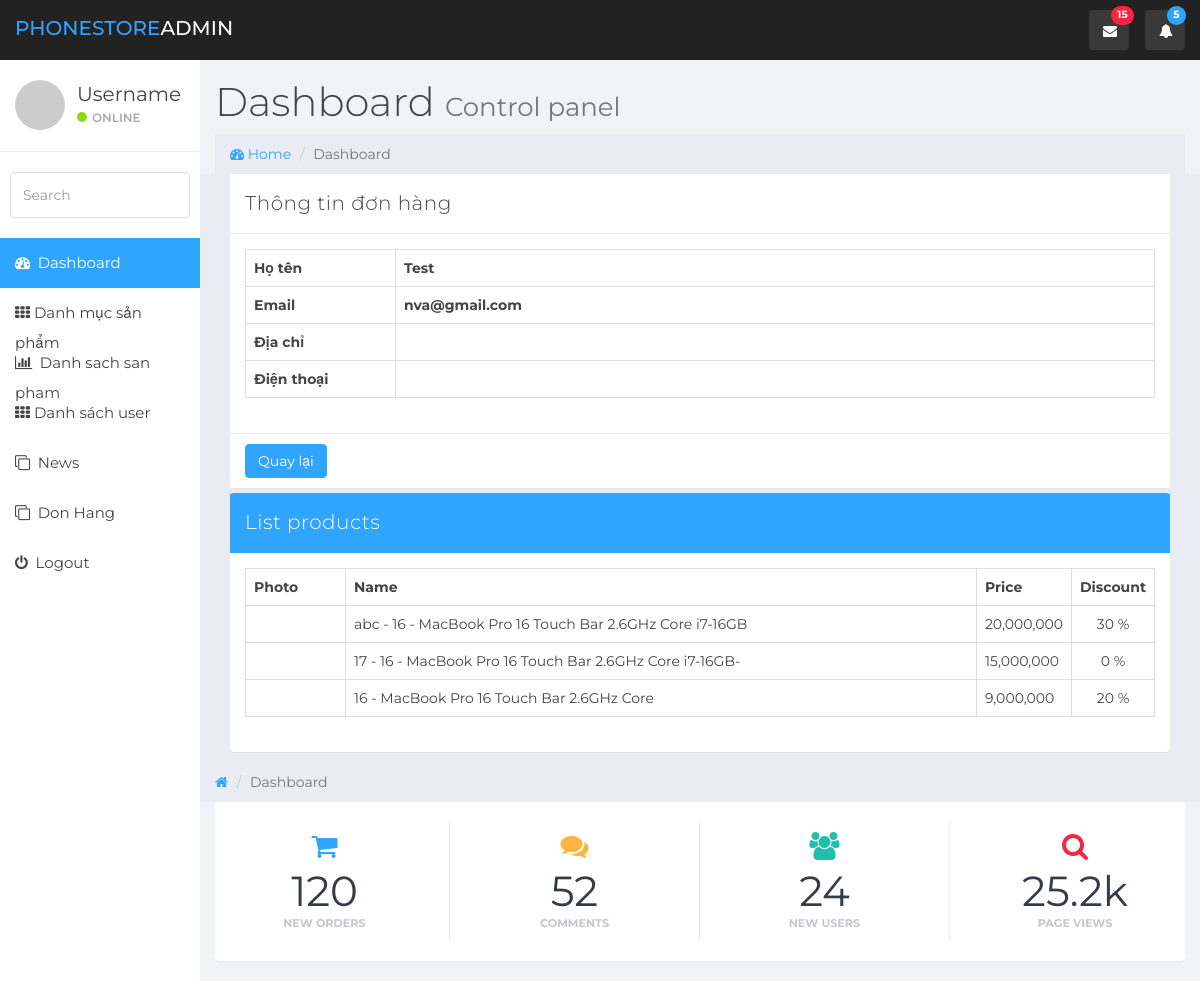
The page /admin/index.php?controller=orders&action=detail&id=13 (signed in) on the database its author committed.
### tables this page shows
CREATE TABLE `customers` (
  `id` int(11) NOT NULL,
  `name` varchar(500) NOT NULL,
  `email` varchar(500) NOT NULL,
  `address` varchar(500) NOT NULL,
  `phone` varchar(500) NOT NULL,
  `password` varchar(500) NOT NULL
);

CREATE TABLE `orderdetails` (
  `id` int(11) NOT NULL,
  `order_id` int(11) NOT NULL,
  `product_id` int(11) NOT NULL,
  `quantity` int(11) NOT NULL,
  `price` float NOT NULL
);

CREATE TABLE `products` (
  `id` int(11) NOT NULL,
  `name` varchar(500) NOT NULL,
  `description` varchar(4000) NOT NULL,
  `content` text NOT NULL,
  `hot` int(11) NOT NULL DEFAULT 0,
  `photo` varchar(500) NOT NULL,
  `price` float NOT NULL,
  `discount` int(11) NOT NULL,
  `category_id` int(11) NOT NULL
);

### admin/controllers/OrdersController.php (called while the page is built, shortened)
<?php
	include "models/OrdersModel.php";
	class OrdersController extends Controller{
		public function detail(){
			$id = isset($_GET['id']) ? $_GET['id'] : 0;
			$data = $this->modelOrdersDetail($id);
			$this->loadView("OrdersDetailView.php",["data"=>$data,"id"=>$id]);
		}
	}
 ?>

### admin/models/OrdersModel.php (called while the page is built, shortened)
<?php
	trait OrdersModel{
		public function modelOrdersDetail($order_id){
			$conn = Connection::getInstance();
			$query = $conn->prepare("select * from orderdetails where order_id = :var_order_id");
			$query->execute(["var_order_id"=>$order_id]);
			return $query->fetchAll();
		}
		public function modelGetProduct($product_id){
			$conn = Connection::getInstance();
			$query = $conn->prepare("select * from products where id = :var_product_id");
			$query->execute(["var_product_id"=>$product_id]);
			return $query->fetch();
		}
	}
 ?>

### admin/views/OrdersDetailView.php (the view, shortened to what this page needs)
 <?php
    $conn = Connection::getInstance();
    $query = $conn->query("select * from customers where id = (select customer_id from orders where id=$id limit 0,1)");
    $customer = $query->fetch();
  ?>
<div class="col-md-12">
    <div class="panel panel-default" style="margin-bottom:5px;">
        <div class="panel-heading">Thông tin đơn hàng</div>
        <div class="panel-body">
            <table class="table table-bordered">
                <tr>
                    <th style="width:150px;">Họ tên</th>
                    <th><?php echo $customer->name; ?></th>
                </tr>
                <tr>
                    <th style="width:150px;">Email</th>
                    <th><?php echo $customer->email; ?></th>
                </tr>
                <tr>
                    <th style="width:150px;">Địa chỉ</th>
                    <th><?php echo $customer->address; ?></th>
                </tr>
                <tr>
                    <th style="width:150px;">Điện thoại</th>
                    <th><?php echo $customer->phone; ?></th>
                </tr>
            </table>
        </div>
        <div class="panel-footer"><a href="#" onclick="history.go(-1);" class="btn btn-primary">Quay lại</a></div>
    </div>
    <div class="panel panel-primary">
        <div class="panel-heading">List products</div>
        <div class="panel-body">
            <table class="table table-bordered table-hover">
                <tr>
                    <th style="width:100px;">Photo</th>
                    <th>Name</th>
                    <th style="width:80px;">Price</th>
                    <th style="width:80px;">Discount</th>
                </tr>
                <?php foreach($data as $rows): ?>
                    <?php $product = $this->modelGetProduct($rows->product_id); ?>
                <tr>
                    <td>
                    </td>
                    <td><?php echo $product->name; ?></td>
                    <td><?php echo number_format($product->price); ?></td>
                    <td style="text-align:center;"><?php echo $product->discount; ?> %</td>
                </tr>
                <?php endforeach; ?>
            </table>
        </div>
    </div>
</div>

### admin/css/styles.css (style rules this page uses)
body { background: #f1f4f7; padding-top: 60px; font-size: 14px; color: #444444; font-family: "Montserrat", "Helvetica Neue", Helvetica, Arial, sans-serif; }
a, a:hover, a:focus { color: #30a5ff; }
.btn-primary, .btn-primary:hover, .btn-primary:focus, .btn-primary:active, .btn-primary.active, .open > .dropdown-toggle.btn-primary, .btn-primary.disabled, .btn-primary[disabled], fieldset[disabled] .btn-primary, .btn-primary.disabled:hover, .btn-primary[disabled]:hover, fieldset[disabled] .btn-primary:hover, .btn-primary.disabled:focus, .btn-primary[disabled]:focus, fieldset[disabled] .btn-primary:focus, .btn-primary.disabled:active, .btn-primary[disabled]:active, fieldset[disabled] .btn-primary:active, .btn-primary.disabled.active, .btn-primary[disabled].active, fieldset[disabled] .btn-primary.active { background-color: #30a5ff; border-color: #30a5ff; }
.panel { border: 0; }
.panel-primary > .panel-heading { background-color: #30a5ff; color: #fff; border: none; }
.panel-heading { font-size: 20px; font-weight: 300; letter-spacing: 0.025em; height: 60px; line-height: 38px; }
.panel-default .panel-heading { background: #fff; border-bottom: 1px solid #e9ecf2; color: #444444; }
.panel-footer { background: #fff; border-top: 1px solid #e9ecf2; }
.table { background: #fff; }

### rows shown on the page
customers: name "Test", email "nva@gmail.com"
orderdetails: product.name "abc - 16 - MacBook Pro 16 Touch Bar 2.6GHz Core i7-16GB", product.price "20,000,000", product.discount "30"
orderdetails: product.name "17 - 16 - MacBook Pro 16 Touch Bar 2.6GHz Core i7-16GB-", product.price "15,000,000", product.discount "0"
orderdetails: product.name "16 - MacBook Pro 16 Touch Bar 2.6GHz Core", product.price "9,000,000", product.discount "20"
